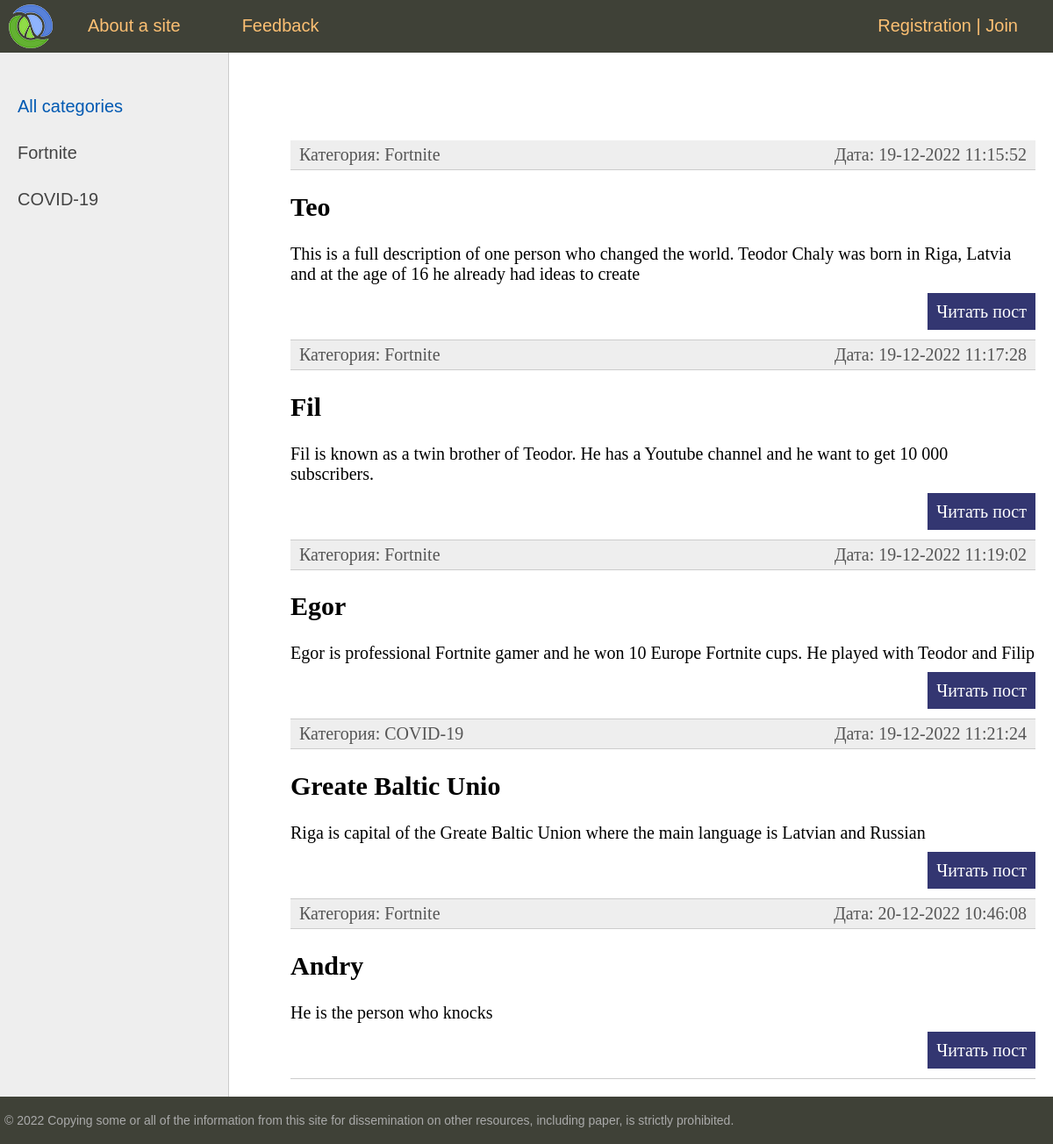
/, run on an earlier commit of the app's database.
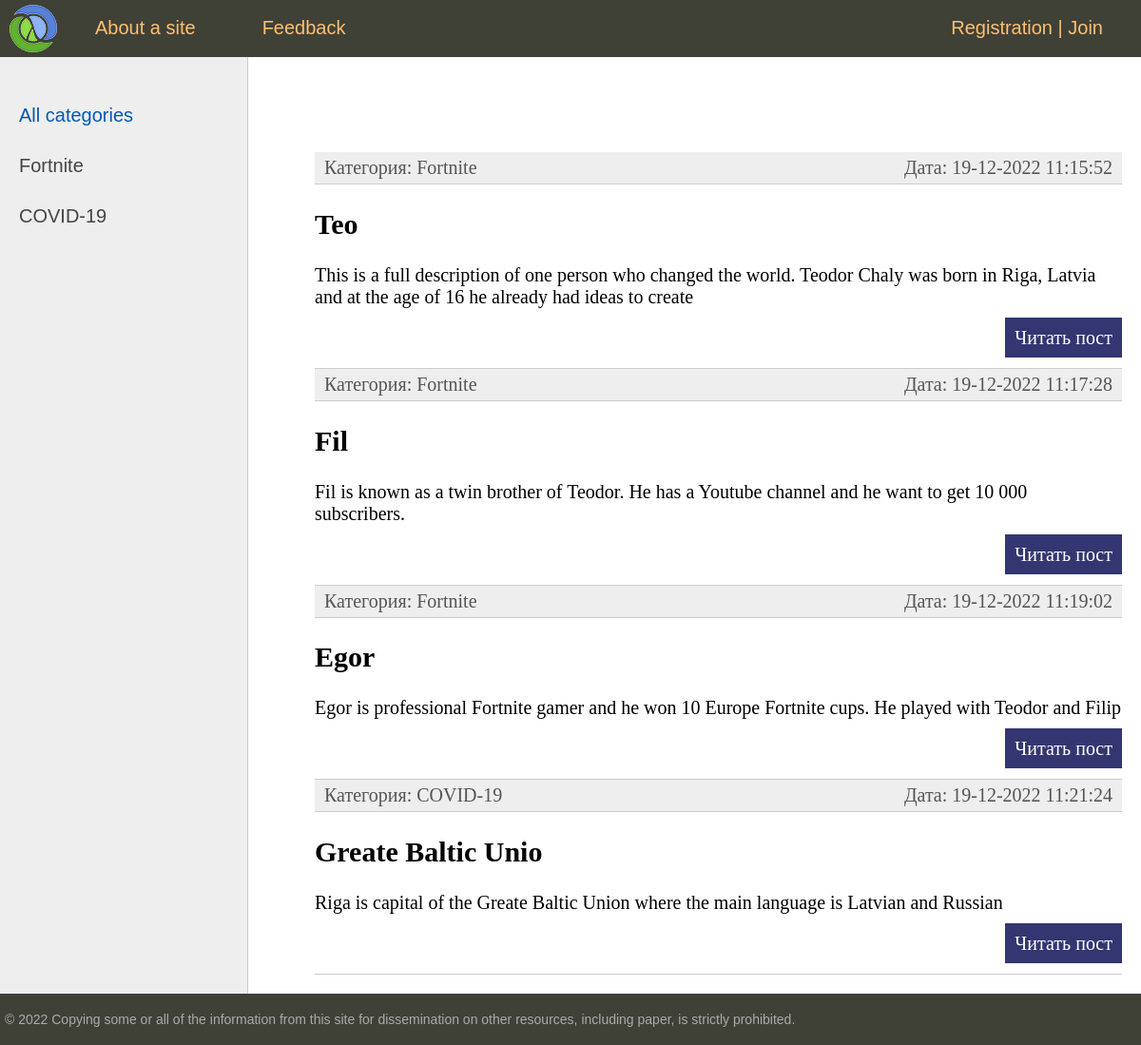
And on a later commit of the database.
### blog/models.py (models this page shows, shortened)
class Category(models.Model):
    name = models.CharField(max_length=100, db_index=True)
    slug = models.SlugField(max_length=255, unique=True, db_index=True, verbose_name="URL")
    def __str__(self):
        return  self.name

class News(models.Model):
    title = models.CharField(max_length=255)
    slug = models.SlugField(max_length=255, unique=True, db_index=True, verbose_name="URL")
    content = models.TextField(blank=True)
    photo = models.ImageField(upload_to="photos/%Y/%m/%d/")
    time_create = models.DateTimeField(auto_now_add=True)
    time_update = models.DateTimeField(auto_now=True)
    is_published = models.BooleanField(default=True)
    cat = models.ForeignKey('Category', on_delete=models.PROTECT)
    def get_absolute_url(self):
        return reverse('post', kwargs = {'post_slug':self.slug})
    class Meta:
        verbose_name = "Breaking new" # ! Changes in admin panel (name)
        verbose_name_plural = "Breaking news"  # ! Changes in admin panel (name)
        ordering = ["id"]

### blog/views.py (the view)
# urls.py: path('', NewsHome.as_view(), name = 'home'),
class NewsHome(DataMixin ,ListView):
    model = News
    template_name = "blog/index.html"
    context_object_name = 'posts'
    def get_context_data(self, *, object_list=None, **kwargs):
        context = super().get_context_data(**kwargs)
        c_def = self.get_user_context(title="Main page  ")
        return dict(list(context.items()) + list(c_def.items()))
    def get_queryset(self):
        return News.objects.filter(is_published = True).select_related('cat')

### blog/templatetags/blog_tags.py (called while the page is built)
@register.inclusion_tag("blog/list_categories.html")
def show_categories(sort=None, cat_selected=0):
    if not sort:
        cats = Category.objects.all()
    else:
        cats = Category.objects.order_by(sort)
    return {"cats": cats, "cat_selected": cat_selected}

### blog/utils.py (called while the page is built)
    def get_user_context(self, **kwargs):
        context = kwargs
        cats = cache.get('cats')
        if not cats:
            cats = Category.objects.annotate(Count('news'))
            cache.set('cats', cats, 60)
        user_menu = menu.copy()
        if not self.request.user.is_authenticated:
            user_menu.pop(1)
        context['menu'] = user_menu
        context['cats'] = cats
        if 'cat_selected' not in context:
            context['cat_selected'] = 0
        return context

### blog/templates/blog/index.html (shortened to what this page needs)
{% extends 'blog/base.html' %}
{% block content %}
<ul class="list-articles">
	{% for p in posts %}
	<li><div class="article-panel">
	<p class="first">Категория: {{p.cat}}</p>
	<p class="last">Дата: {{p.time_update|date:"d-m-Y H:i:s"}}</p>
			<li><h2>{{p.title}}</h2>
	{% autoescape on %}
	{{p.content|linebreaks|truncatewords:50}}
	{% endautoescape %}
			<p class="link-read-post"><a target="_blank" href="{{p.get_absolute_url}}">Читать пост</a></p>
			</li>
	{% endfor %}
</ul>
{% endblock %}

### blog/templates/blog/list_categories.html
	{% for c in cats %}
		{% if c.pk == cat_selected %}
			<li class="selected">{{c.name}}</li>
		{% else %}
			<li><a href="{{ p.get_absolute_url }}">{{c.name}}</a></li>
		{% endif %}
	{% endfor %}

What changed in the data, as far as the page shows it:
no longer on this page (row edited): News: cat "Fortnite", time_update "20-12-2022 10:46:08", title "Andry", content "He is the person who knocks"
